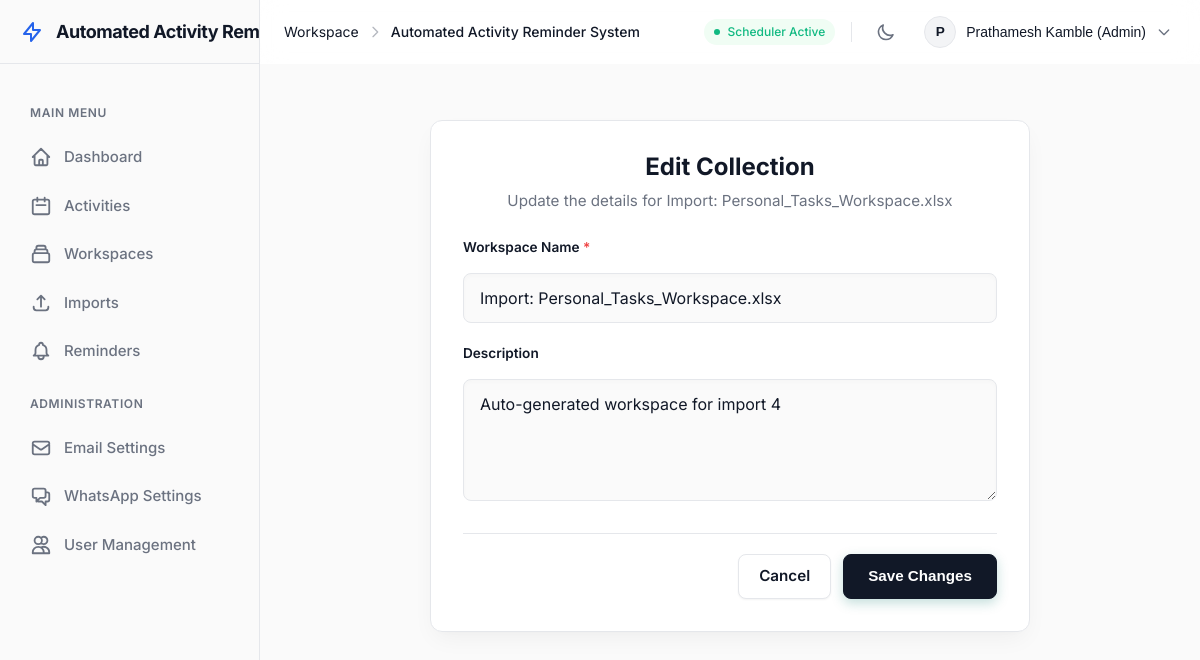
The page /collections/3/edit (signed in) on the database its author committed.
### src/db/models.py (models this page shows)
class User(Base):
    __tablename__ = "users"
    id = Column(Integer, primary_key=True)
    username = Column(String(100), unique=True, nullable=False, index=True) # Kept for legacy compatibility if needed
    email = Column(String(255), unique=True, nullable=False, index=True)
    display_name = Column(String(150), nullable=False)
    password_hash = Column(String(255), nullable=False)
    role = Column(String(20), nullable=False, default="employee")
    is_active = Column(Boolean, nullable=False, default=True)
    email_verified = Column(Boolean, nullable=False, default=False)
    must_change_password = Column(Boolean, nullable=False, default=False)
    created_at = Column(DateTime, nullable=False, default=datetime.utcnow)
    password_reset_tokens = relationship("PasswordResetToken", back_populates="user", cascade="all, delete-orphan")
    email_verification_tokens = relationship("EmailVerificationToken", back_populates="user", cascade="all, delete-orphan")
    login_history = relationship("LoginHistory", back_populates="user", cascade="all, delete-orphan")
    activities = relationship("ActivityRecord", back_populates="assigned_user")

class TaskCollection(Base):
    __tablename__ = "task_collections"
    id = Column(Integer, primary_key=True)
    name = Column(String(255), nullable=False, index=True)
    description = Column(Text, nullable=True)
    import_date = Column(DateTime, nullable=False, default=datetime.utcnow)
    imported_file_name = Column(String(255), nullable=True)
    is_active = Column(Boolean, nullable=False, default=False)
    created_at = Column(DateTime, nullable=False, default=datetime.utcnow)
    activities = relationship("ActivityRecord", back_populates="task_collection", cascade="all, delete-orphan")
    modules = relationship("Module", back_populates="task_collection", cascade="all, delete-orphan")
    recipients = relationship("Recipient", back_populates="workspace", cascade="all, delete-orphan")

### src/web/app.py (the view)
@app.get("/collections/{collection_id}/edit", response_class=HTMLResponse)
def collections_edit(request: Request, collection_id: int) -> typing.Any:
    db = get_db()
    try:
        user = require_editor(request, db)
        if isinstance(user, RedirectResponse):
            return user
        collection = db.query(TaskCollection).get(collection_id)
        if not collection:
            return redirect("/collections?error=Workspace not found")
        return render(request, "collection_form.html", {"collection": collection}, user)
    finally:
        close_db(db)

### src/web/templates/collection_form.html
{% extends "base.html" %}
{% block content %}
<div style="max-width: 600px; margin: 0 auto; padding-top: 24px;">
  <div class="panel" style="padding: 32px; background: var(--bg-surface); border-radius: var(--radius-lg); box-shadow: 0 10px 25px -5px rgba(0,0,0,0.05), 0 8px 10px -6px rgba(0,0,0,0.02); border: 1px solid var(--border-color);">
    <div style="margin-bottom: 24px; text-align: center;">
      <h2 style="font-size: 1.5rem; font-weight: 700; color: var(--text-main); margin-bottom: 8px;">
        {% if collection %}Edit Collection{% else %}Create Collection{% endif %}
      </h2>
      <p style="color: var(--text-muted); font-size: 0.95rem; margin: 0;">
        {% if collection %}Update the details for {{ collection.name }}{% else %}Create a new workspace to group activities.{% endif %}
      </p>
    </div>
    <form method="post" action="{% if collection %}/collections/{{ collection.id }}/edit{% else %}/collections/new{% endif %}" style="display: flex; flex-direction: column; gap: 20px;">
      <div class="form-group" style="display: flex; flex-direction: column; gap: 8px;">
        <label for="name" style="font-size: 0.85rem; font-weight: 600; color: var(--text-main);">Workspace Name <span style="color: #ef4444;">*</span></label>
        <input type="text" id="name" name="name" required value="{{ collection.name if collection else '' }}" placeholder="e.g. HR Activities 2026" style="width: 100%; padding: 12px 16px; background-color: var(--bg-app); border: 1px solid var(--border-color); border-radius: var(--radius-md); font-size: 1rem; color: var(--text-main); transition: all 0.2s ease; box-shadow: inset 0 2px 4px rgba(0,0,0,0.02);">
      </div>
      <div class="form-group" style="display: flex; flex-direction: column; gap: 8px;">
        <label for="description" style="font-size: 0.85rem; font-weight: 600; color: var(--text-main);">Description</label>
        <textarea id="description" name="description" rows="4" placeholder="Optional description..." style="width: 100%; padding: 12px 16px; background-color: var(--bg-app); border: 1px solid var(--border-color); border-radius: var(--radius-md); font-size: 1rem; color: var(--text-main); transition: all 0.2s ease; box-shadow: inset 0 2px 4px rgba(0,0,0,0.02); resize: vertical;">{{ collection.description if collection else '' }}</textarea>
      </div>
      <div style="display: flex; justify-content: flex-end; gap: 12px; margin-top: 12px; padding-top: 20px; border-top: 1px solid var(--border-color);">
        <a href="/collections" class="button outline" style="padding: 10px 20px; font-weight: 600;">Cancel</a>
        <button type="submit" class="button primary" style="padding: 10px 24px; font-weight: 600; box-shadow: 0 4px 12px rgba(15, 124, 112, 0.25);">
          {% if collection %}Save Changes{% else %}Create Collection{% endif %}
        </button>
      </div>
    </form>
  </div>
</div>
{% endblock %}

### src/web/templates/base.html (shortened to what this page needs)
<!doctype html>
<html lang="en">
<head>
  <link rel="stylesheet" href="{{ request.url_for('static', path='styles.css') }}">
</head>
<body>
  <div class="app-shell">
    <aside class="app-sidebar" id="app-sidebar">
      <div class="sidebar-header">
        <a class="sidebar-brand" href="/dashboard">
          <svg class="brand-icon" fill="none" stroke="currentColor" stroke-width="2" viewBox="0 0 24 24"><path stroke-linecap="round" stroke-linejoin="round" d="M13 10V3L4 14h7v7l9-11h-7z"></path></svg>
          <span class="sidebar-brand-text">{{ app_name }}</span>
        </a>
      </div>
      <div class="sidebar-nav">
        {% if user %}
          <div class="sidebar-nav-heading">Main Menu</div>
          <a href="/dashboard">
            <svg class="nav-icon" fill="none" stroke="currentColor" viewBox="0 0 24 24"><path stroke-linecap="round" stroke-linejoin="round" stroke-width="2" d="M3 12l2-2m0 0l7-7 7 7M5 10v10a1 1 0 001 1h3m10-11l2 2m-2-2v10a1 1 0 01-1 1h-3m-6 0a1 1 0 001-1v-4a1 1 0 011-1h2a1 1 0 011 1v4a1 1 0 001 1m-6 0h6"></path></svg>
            <span class="nav-text">Dashboard</span>
          </a>
          <a href="/activities">
            <svg class="nav-icon" fill="none" stroke="currentColor" viewBox="0 0 24 24"><path stroke-linecap="round" stroke-linejoin="round" stroke-width="2" d="M8 7V3m8 4V3m-9 8h10M5 21h14a2 2 0 002-2V7a2 2 0 00-2-2H5a2 2 0 00-2 2v12a2 2 0 002 2z"></path></svg>
            <span class="nav-text">Activities</span>
          </a>
          <a href="/collections">
            <svg class="nav-icon" fill="none" stroke="currentColor" viewBox="0 0 24 24"><path stroke-linecap="round" stroke-linejoin="round" stroke-width="2" d="M19 11H5m14 0a2 2 0 012 2v6a2 2 0 01-2 2H5a2 2 0 01-2-2v-6a2 2 0 012-2m14 0V9a2 2 0 00-2-2M5 11V9a2 2 0 012-2m0 0V5a2 2 0 012-2h6a2 2 0 012 2v2M7 7h10"></path></svg>
            <span class="nav-text">Workspaces</span>
          </a>
          <a href="/imports">
            <svg class="nav-icon" fill="none" stroke="currentColor" viewBox="0 0 24 24"><path stroke-linecap="round" stroke-linejoin="round" stroke-width="2" d="M4 16v1a3 3 0 003 3h10a3 3 0 003-3v-1m-4-8l-4-4m0 0L8 8m4-4v12"></path></svg>
            <span class="nav-text">Imports</span>
          </a>
          <a href="/reminders/preview">
            <span class="nav-text">Reminders</span>
          </a>
          {% if user.is_owner %}
            <div class="sidebar-nav-heading">Administration</div>
            <a href="/settings/email">
              <svg class="nav-icon" fill="none" stroke="currentColor" viewBox="0 0 24 24"><path stroke-linecap="round" stroke-linejoin="round" stroke-width="2" d="M3 8l7.89 5.26a2 2 0 002.22 0L21 8M5 19h14a2 2 0 002-2V7a2 2 0 00-2-2H5a2 2 0 00-2 2v10a2 2 0 002 2z"></path></svg>
              <span class="nav-text">Email Settings</span>
            </a>
            <a href="/settings/whatsapp">
              <span class="nav-text">WhatsApp Settings</span>
            </a>
            <a href="/users">
              <svg class="nav-icon" fill="none" stroke="currentColor" viewBox="0 0 24 24"><path stroke-linecap="round" stroke-linejoin="round" stroke-width="2" d="M12 4.354a4 4 0 110 5.292M15 21H3v-1a6 6 0 0112 0v1zm0 0h6v-1a6 6 0 00-9-5.197M13 7a4 4 0 11-8 0 4 4 0 018 0z"></path></svg>
              <span class="nav-text">User Management</span>
            </a>
          {% endif %}
        {% endif %}
      </div>
    </aside>
    <div class="app-content-wrapper">
      <header class="app-navbar">
        <div class="navbar-left">
          <div class="navbar-breadcrumbs desktop-only">
            <span class="breadcrumb-item text-muted">Workspace</span>
            <svg class="breadcrumb-separator" width="16" height="16" fill="none" stroke="currentColor" viewBox="0 0 24 24"><path stroke-linecap="round" stroke-linejoin="round" stroke-width="2" d="M9 5l7 7-7 7"></path></svg>
            <span class="breadcrumb-item fw-500">{{ app_name }}</span>
          </div>
        </div>
        <div class="navbar-right">
          <div class="scheduler-status desktop-only">
            <span class="status-dot pulsing"></span>
            <span class="status-text">Scheduler Active</span>
          </div>
          <button id="theme-toggle" class="icon-button theme-toggle-btn" aria-label="Toggle Theme">
            <svg width="20" height="20" fill="none" stroke="currentColor" stroke-width="2" viewBox="0 0 24 24">
              <path stroke-linecap="round" stroke-linejoin="round" d="M20.354 15.354A9 9 0 018.646 3.646 9.003 9.003 0 0012 21a9.003 9.003 0 008.354-5.646z"></path>
            </svg>
          </button>
          {% if user %}
            <div class="user-profile-menu dropdown-container">
              <button class="user-name profile-dropdown-btn">
                <div class="avatar">{{ user.display_name[:1] | upper }}</div>
                <span class="desktop-only">{{ user.display_name }} ({{ user.role|title }})</span>
                <svg class="dropdown-chevron desktop-only" width="16" height="16" fill="none" stroke="currentColor" viewBox="0 0 24 24"><path stroke-linecap="round" stroke-linejoin="round" stroke-width="2" d="M19 9l-7 7-7-7"></path></svg>
              </button>
            </div>
          {% else %}
            <div class="user-profile-menu">
              <a href="/login" class="button small ghost">Login</a>
              <a href="/signup" class="button small primary">Signup</a>
            </div>
          {% endif %}
        </div>
      </header>
      <main class="page-content">
        <div class="page">
          {% block content %}{% endblock %}
        </div>
      </main>
    </div>
  </div>
</body>
</html>

### rows shown on the page
User: display_name "P", display_name "Prathamesh Kamble", role "Admin"
TaskCollection: name "Import: Personal_Tasks_Workspace.xlsx", description "Auto-generated workspace for import 4"

### other values the page prints
{{ app_name }} "Automated Activity…"
{{ app_name }} "Automated Activity Reminder System"
